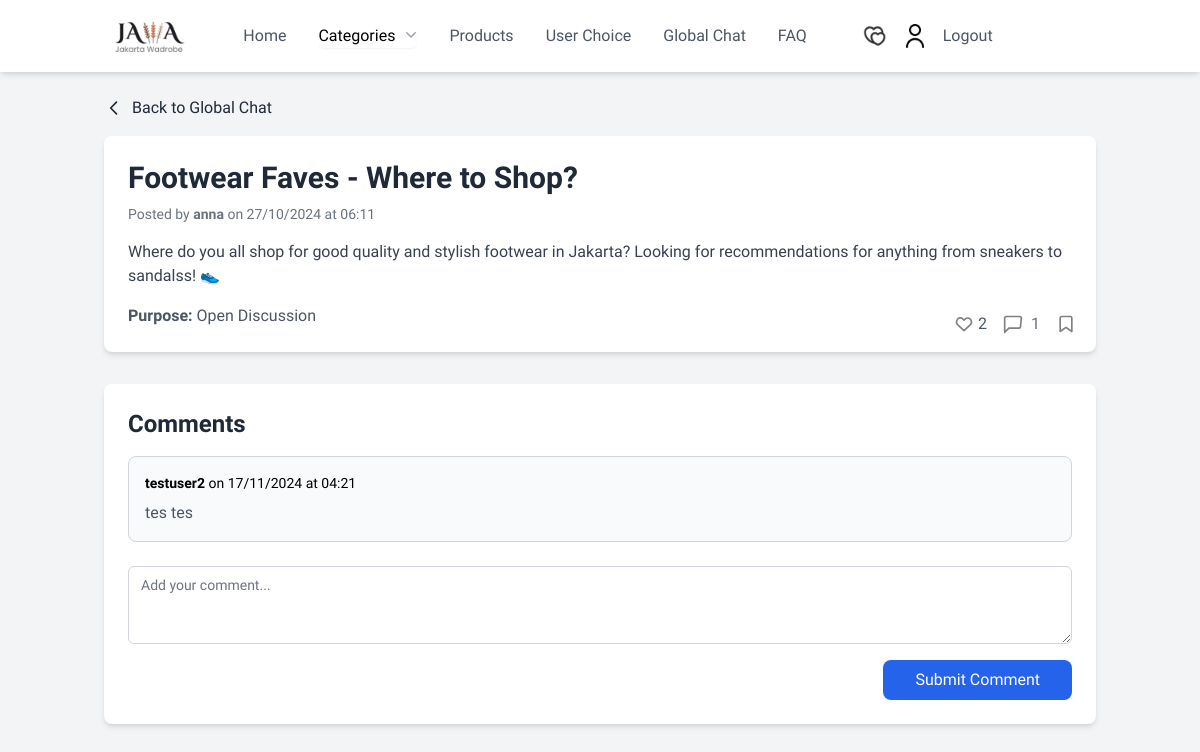
Page /globalChat/forum/13/ (signed in) on the committed database.
### globalChat/models.py (models this page shows, shortened)
class Forum(models.Model):
    TITLE_MAX_LENGTH = 75
    PURPOSE_CHOICES = [
        ('Asking', 'Asking'),
        ('Sharing', 'Sharing'),
        ('Open Discussion', 'Open Discussion'),
        ('Other', 'Other'),
    ]
    title = models.CharField(max_length=TITLE_MAX_LENGTH)
    description = models.TextField()
    purpose = models.CharField(max_length=20, choices=PURPOSE_CHOICES)
    user = models.ForeignKey(User, on_delete=models.CASCADE)  # Connects to the Django User
    posted_time = models.DateTimeField(default=timezone.now)
    likes = models.ManyToManyField(User, related_name='forum_likes', blank=True)
    bookmarks = models.ManyToManyField(User, related_name="bookmarked_forums", blank=True)

class Comment(models.Model):
    forum = models.ForeignKey(Forum, related_name='comments', on_delete=models.CASCADE)
    user = models.ForeignKey(User, on_delete=models.CASCADE, related_name='globalchat_comments')
    text = models.TextField()
    posted_time = models.DateTimeField(default=timezone.now)

### globalChat/views.py (the view)
# urls.py: path('forum/<int:forum_id>/', views.detail_chat, name='detail_chat'),  # Routing untuk detail chat
@login_required(login_url="main:login")
def detail_chat(request, forum_id):
    forum = get_object_or_404(Forum, id=forum_id)
    comments = Comment.objects.filter(forum=forum).order_by('-posted_time')
    if request.method == 'POST':
        form = CommentForm(request.POST)
        if form.is_valid():
            comment = form.save(commit=False)
            comment.forum = forum
            comment.user = request.user  # Menyimpan user yang berkomentar
            comment.save()
            return redirect('globalChat:detail_chat', forum_id=forum.id)
    else:
        form = CommentForm()
    context = {
        'forum': forum,
        'comments': comments,
        'form': form,
    }
    return render(request, 'detail_chat.html', context)

### globalChat/forms.py
class CommentForm(forms.ModelForm):
    class Meta:
        model = Comment
        fields = ['text']
        widgets = {
            'text': forms.Textarea(attrs={
                'class': 'appearance-none rounded-none relative block w-full px-3 py-2 border border-gray-300 placeholder-gray-500 text-gray-900 rounded-md focus:outline-none focus:ring-blue-500 focus:border-blue-500 sm:text-sm',
                'placeholder': 'Add your comment...',
                'rows': 3,  # mengatur tinggi menjadi lebih kecil
                'cols': 50,  # opsional, untuk mengatur lebar
            }),
        }

### globalChat/templates/detail_chat.html (shortened to what this page needs)
<!DOCTYPE html>
<html lang="en">
<head>
    <link href="https://cdn.jsdelivr.net/npm/tailwindcss@2.2.19/dist/tailwind.min.css" rel="stylesheet">
</head>
<body class="bg-gray-100" style="font-family: 'Urbanist', sans-serif;">
    <div class="fixed top-0 left-0 right-0 z-50 bg-white shadow-md">
        {% include "navbar.html" %}
    </div>
    <div class="container mx-auto mt-24 px-4">
        <a href="{% url 'globalChat:global_chat' %}" class="flex items-center text-gray-800 hover:text-gray-300 mb-4">
            <svg xmlns="http://www.w3.org/2000/svg" class="h-5 w-5 mr-2" fill="none" viewBox="0 0 24 24" stroke="currentColor">
                <path stroke-linecap="round" stroke-linejoin="round" stroke-width="2" d="M15 19l-7-7 7-7" />
            </svg>
            Back to Global Chat
        </a>
        <div class="relative bg-white shadow-md rounded-lg p-6">
            <div class="flex justify-between items-start">
                <div>
                    <h1 class="text-3xl font-bold text-gray-800">{{ forum.title }}</h1>
                    <p class="mt-2 text-sm text-gray-500">Posted by <strong>{{ forum.user }}</strong> on {{ forum.posted_time|date:"d/m/Y"}} at {{ forum.posted_time|time:"H:i" }}</p>
                    <p class="mt-4 text-gray-700">{{ forum.description }}</p>
                    <p class="mt-4 text-gray-600"><strong>Purpose:</strong> {{ forum.purpose }}</p>
                </div>
            </div>
            <div class="absolute bottom-4 right-4 flex space-x-4 text-gray-600">
            <a href="javascript:void(0);"
            onclick="toggleLike({{ forum.id }})"
            id="like-button"
            class="flex items-center {% if request.user in forum.likes.all %}text-red-600{% else %}text-gray-600{% endif %} hover:text-red-600">
             <svg xmlns="http://www.w3.org/2000/svg" class="h-5 w-5 mr-1"
                 fill="{% if request.user in forum.likes.all %}red{% else %}none{% endif %}"
                 viewBox="0 0 24 24"
                 stroke="{% if request.user in forum.likes.all %}red{% else %}gray{% endif %}">
                 <path stroke-linecap="round" stroke-linejoin="round" stroke-width="2"
                     d="M4.318 6.318a4.5 4.5 0 000 6.364L12 20l7.682-7.318a4.5 4.5 0 10-6.364-6.364L12 7.293l-1.318-1.318a4.5 4.5 0 00-6.364 0z" />
             </svg>
             <span id="like-count">{{ forum.likes.count }}</span>
         </a>
            <a href="#" class="flex items-center text-gray-500 hover:text-gray-500">
                <svg xmlns="http://www.w3.org/2000/svg" class="h-5 w-5 mr-1" viewBox="0 0 24 24" fill="none" stroke="#808080" stroke-width="2" stroke-linecap="round" stroke-linejoin="round">
                    <path d="M21 15a2 2 0 01-2 2H7l-5 5V5a2 2 0 012-2h16a2 2 0 012 2z"></path>
                </svg>
                <span class="ml-1">{{ comments.count }}</span>
            </a>
            <a href="javascript:void(0);"
            onclick="toggleBookmark({{ forum.id }})"
            id="bookmark-button"
            class="flex items-center {% if request.user in forum.bookmarks.all %}text-blue-600{% else %}text-gray-600{% endif %} hover:text-blue-600">
                <svg xmlns="http://www.w3.org/2000/svg" class="h-5 w-5 mr-1"
                    fill="{% if request.user in forum.bookmarks.all %}blue{% else %}none{% endif %}"
                    viewBox="0 0 24 24"
                    stroke="{% if request.user in forum.bookmarks.all %}blue{% else %}gray{% endif %}">
                    <path stroke-linecap="round" stroke-linejoin="round" stroke-width="2"
                        d="M5 5v16l7-5 7 5V5a2 2 0 00-2-2H7a2 2 0 00-2 2z" />
                </svg>
            </a>
            </div>
        </div>
        <div class="mt-8 bg-white shadow-md rounded-lg p-6">
            <h2 class="text-2xl font-semibold text-gray-800">Comments</h2>
            <div class="mt-4 space-y-4">
                {% if comments %}
                    {% for comment in comments %}
                    <div class="bg-gray-50 p-4 rounded-lg border border-gray-300 relative">
                        <p class="text-sm text-black">
                            <strong>{{ comment.user }}</strong> on {{ comment.posted_time|date:"d/m/Y" }} at {{ comment.posted_time|time:"H:i" }}
                        </p>
                        <p class="text-gray-600 mt-2" style="word-break: break-word; white-space: normal;">{{ comment.text }}</p>
                    </div>
                    {% endfor %}
                {% else %}
                    <p class="text-gray-600">No comments yet. Be the first to leave a comment!</p>
                {% endif %}
            </div>
            <form action="{% url 'globalChat:detail_chat' forum.id %}" method="POST" class="mt-6">
                {{ form.text }}
                <div class="flex justify-end">
                    <button type="submit" class="bg-blue-600 text-white px-8 py-2 mt-4 rounded-lg hover:bg-blue-500">
                        Submit Comment
                    </button>
                </div>
            </form>
        </div>
</body>
</html>

### rows in the picture
Forum: title "Footwear Faves - Where to Shop?", user "anna", posted_time "27/10/2024", posted_time "06:11", description "Where do you all shop for good quality and stylish footwear in Jakarta? Looking for recommendations for anything from sneakers to sandalss! 👟", purpose "Open Discussion", likes.count "2"
Comment: user "testuser2", posted_time "17/11/2024", posted_time "04:21", text "tes tes"

### other values in the picture
{{ comments.count }} "1"
